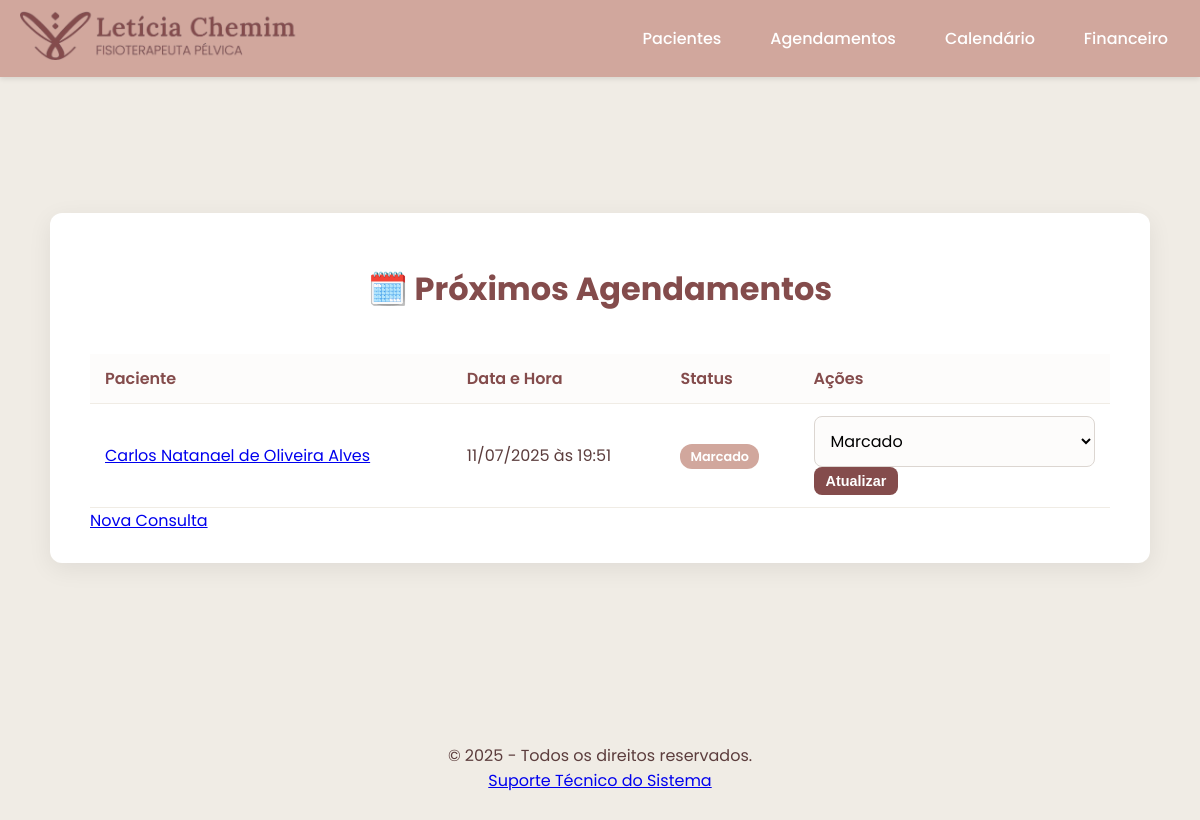
Page /agendamentos on the earlier database version.
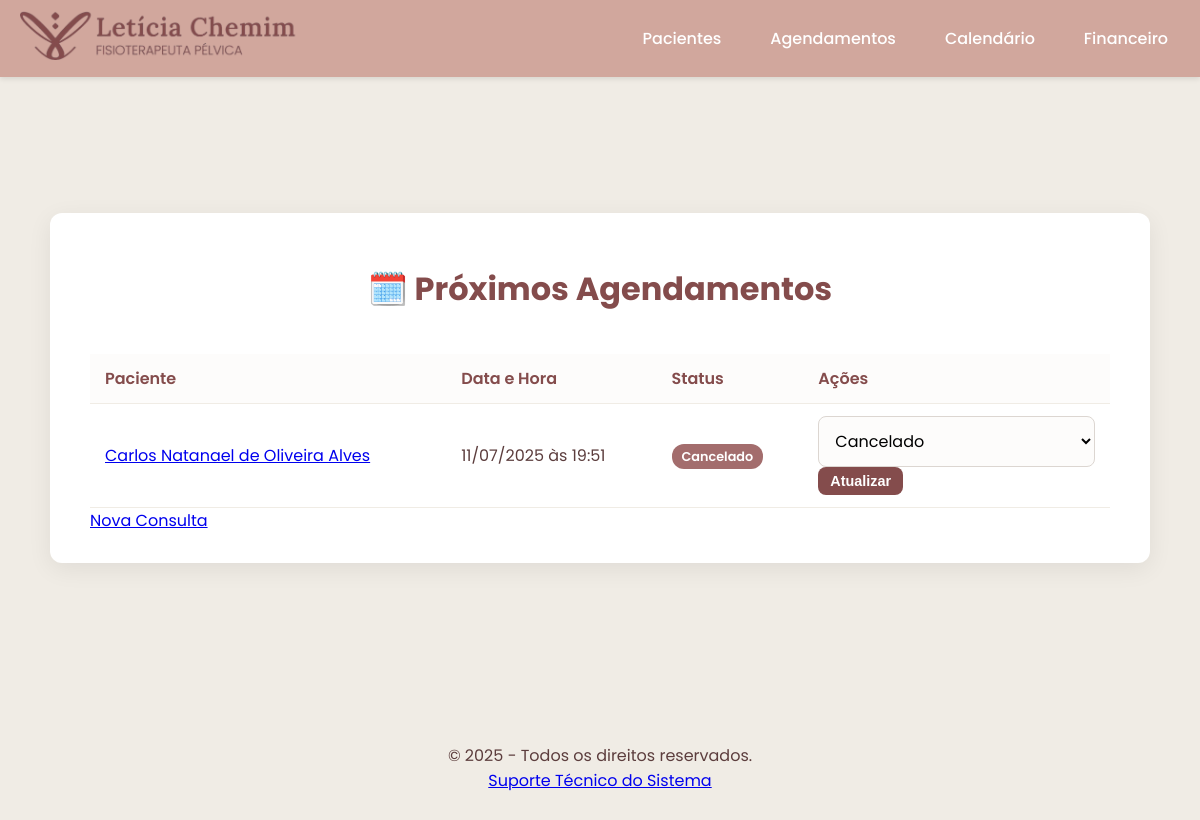
Same page on the later database version.
### tables this page shows
CREATE TABLE agendamentos (
        id INTEGER PRIMARY KEY AUTOINCREMENT,
        paciente_id INTEGER NOT NULL,
        data_hora TEXT NOT NULL,
        status TEXT NOT NULL,
        FOREIGN KEY (paciente_id) REFERENCES pacientes (id) ON DELETE CASCADE
    );

CREATE TABLE pacientes (
        id INTEGER PRIMARY KEY AUTOINCREMENT,
        nome TEXT NOT NULL,
        data_nascimento TEXT NOT NULL,
        email TEXT NOT NULL,
        telefone TEXT NOT NULL,
        endereco TEXT,
        plano_id INTEGER,
        data_cadastro TIMESTAMP DEFAULT CURRENT_TIMESTAMP,
        FOREIGN KEY (plano_id) REFERENCES planos (id)
    );

### app.py (the view)
@app.route('/agendamentos')
def ver_agendamentos():
    db = get_db()
    query = "SELECT a.id, a.data_hora, a.status, p.id as paciente_id, p.nome as paciente_nome FROM agendamentos a JOIN pacientes p ON a.paciente_id = p.id ORDER BY a.data_hora"
    agendamentos = db.execute(query).fetchall()
    agendamentos_formatados = [dict(ag, data_hora_formatada=datetime.fromisoformat(ag['data_hora']).strftime('%d/%m/%Y às %H:%M')) for ag in agendamentos]
    return render_template('agendamentos.html', agendamentos=agendamentos_formatados)

### app.py (called while the page is built)
@app.context_processor
def inject_year():
    return {'current_year': datetime.now().year}

def get_db():
    db = getattr(g, '_database', None)
    if db is None:
        db = g._database = sqlite3.connect(DATABASE)
        db.row_factory = sqlite3.Row
    return db

@app.teardown_appcontext
def close_connection(exception):
    db = getattr(g, '_database', None)
    if db is not None:
        db.close()

### templates/agendamentos.html (shortened to what this page needs)
{% extends "base.html" %}
{% block content %}
<div class="container-large">
    <h1>🗓️ Próximos Agendamentos</h1>
    <div class="table-wrapper">
        <table>
            <thead>
                <tr>
                    <th>Paciente</th>
                    <th>Data e Hora</th>
                    <th>Status</th>
                    <th>Ações</th>
                </tr>
            </thead>
            <tbody>
                {% for agendamento in agendamentos %}
                <tr>
                    <td>
                        <a href="{{ url_for('ver_paciente', id=agendamento['paciente_id']) }}">{{ agendamento['paciente_nome'] }}</a>
                    </td>
                    <td>{{ agendamento['data_hora_formatada'] }}</td>
                    <td>
                        <span class="status-badge status-{{ agendamento['status'] | lower }}">{{ agendamento['status'] }}</span>
                    </td>
                    <td class="actions">
                        <form class="status-form" action="{{ url_for('atualizar_status_agendamento', id=agendamento['id']) }}" method="post">
                            <select name="status">
                                <option value="Marcado" {% if agendamento['status'] == 'Marcado' %}selected{% endif %}>Marcado</option>
                                <option value="Cancelado" {% if agendamento['status'] == 'Cancelado' %}selected{% endif %}>Cancelado</option>
                            </select>
                            <button type="submit" class="btn-action btn-update">Atualizar</button>
                        </form>
                    </td>
                </tr>
                {% else %}
                <tr>
                    <td colspan="4" style="text-align: center;">Nenhum agendamento encontrado.</td>
                </tr>
                {% endfor %}
            </tbody>
        </table>
    </div>
    <div class="actions-footer">
        <a href="{{ url_for('agendar_consulta') }}" class="btn-voltar">Nova Consulta</a>
    </div>
</div>
{% endblock %}

### templates/base.html (shortened to what this page needs)
<!DOCTYPE html>
<html lang="pt-br">
<head>
    <link rel="stylesheet" href="{{ url_for('static', filename='css/style.css') }}">
</head>
<body>
    <nav class="navbar">
        <div class="navbar-container">
            <a href="{{ url_for('home') }}" class="navbar-brand">
                <img src="{{ url_for('static', filename='logo.png') }}" alt="Logo da Clínica" class="logo-img">
            </a>
            <div class="nav-links" id="nav-links">
                <a href="{{ url_for('listar_pacientes') }}" class="nav-link">Pacientes</a>
                <a href="{{ url_for('ver_agendamentos') }}" class="nav-link">Agendamentos</a>
                <a href="{{ url_for('calendario') }}" class="nav-link">Calendário</a>
                <a href="{{ url_for('ganhos') }}" class="nav-link">Financeiro</a>
            </div>
    </nav>
    <main class="main-content">
        {% block content %}{% endblock %}
    </main>
    <footer class="footer">
        <p>
            &copy; {{ current_year }} - Todos os direitos reservados.
            <br>
            <a href="{{ url_for('suporte') }}" class="footer-link">Suporte Técnico do Sistema</a>
        </p>
    </footer>
</body>
</html>

### static/css/style.css (style rules this page uses)
body { font-family: 'Poppins', sans-serif; background-color: #F0ECE5; color: #5c3d3d; margin: 0; padding: 10px; display: flex; flex-direction: column; min-height: 100vh; }
h1, h2, h3 { color: #844C4C; text-align: center; }
p { text-align: center; color: #5c3d3d; line-height: 1.6; }
.container, .container-large { background-color: #ffffff; padding: 30px 40px; border-radius: 12px; box-shadow: 0 6px 25px rgba(0, 0, 0, 0.07); width: 100%; box-sizing: border-box; }
.container-large { max-width: 1100px; }
main.main-content { flex-grow: 1; display: flex; justify-content: center; align-items: center; padding: 120px 10px 80px 10px; box-sizing: border-box; }
.navbar { width: 100%; background-color: #D1A79D; padding: 10px 0; box-shadow: 0 2px 5px rgba(0,0,0,0.1); position: fixed; top: 0; left: 0; z-index: 1000; }
.navbar-container { max-width: 1200px; margin: 0 auto; padding: 0 20px; display: flex; justify-content: space-between; align-items: center; }
.logo-img { height: 50px; width: auto; }
.nav-links { display: flex; gap: 25px; }
.nav-link { color: #ffffff; text-decoration: none; font-weight: 500; padding: 8px 12px; border-radius: 8px; transition: background-color 0.3s; }
button, .btn-action-dash { background-color: #844C4C; border: none; border-radius: 8px; color: white; font-size: 1rem; font-weight: 600; cursor: pointer; padding: 12px 20px; transition: background-color 0.3s, transform 0.2s; }
.btn-action { padding: 6px 12px; font-size: 0.9rem; }
.btn-update { background-color: #844C4C; }
input[type="text"], input[type="email"], input[type="tel"], input[type="date"], input[type="datetime-local"], input[type="number"], select, textarea { width: 100%; padding: 12px; border: 1px solid #dcd6d1; border-radius: 8px; box-sizing: border-box; font-family: 'Poppins', sans-serif; font-size: 1rem; background-color: #fdfcfb; transition: border-color 0.3s, box-shadow 0.3s; }
.table-wrapper { overflow-x: auto; }
table { width: 100%; border-collapse: collapse; margin-top: 20px; }
th, td { padding: 12px 15px; text-align: left; border-bottom: 1px solid #F0ECE5; }
thead th { background-color: #fdfcfb; font-weight: 600; color: #844C4C; }
.status-badge { padding: 4px 10px; border-radius: 12px; font-size: 0.8rem; font-weight: 600; color: white; }
.status-badge.status-cancelado { background-color: #a36d6d; }

Differences in the rows shown:
changed agendamentos "Carlos Natanael de Oliveira Alves": status "Marcado" → "Cancelado"
